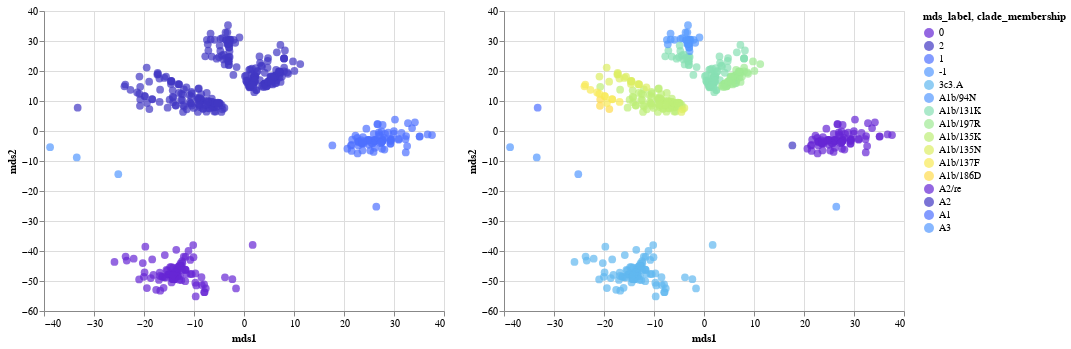

Write notebook code for a chart like this one.
### Code cell
chart_12_mds = scatterplot_with_tooltip_interactive(merged_mds_df,'mds1','mds2','mds1','mds2',['strain','clade_membership', 'mds_label'],'mds_label:N', domain, range_)
domain =  merged_mds_df["clade_membership"].drop_duplicates().values
chart_12_clade = scatterplot_with_tooltip_interactive(merged_mds_df,'mds1','mds2','mds1','mds2',['strain','clade_membership', 'mds_label'],'clade_membership:N', domain, range_)
chart_12_mds|chart_12_clade

### Figure 1 — Vega-Lite specification as saved in the notebook (floating-point values rounded to 4 significant figures; data arrays with more than 128 entries replaced by an {"elided": "..."} marker saying what was removed)
{"config": {"view": {"continuousWidth": 400, "continuousHeight": 300}}, "hconcat": [{"mark": {"type": "circle", "size": 60}, "encoding": {"color": {"type": "nominal", "field": "mds_label", "scale": {"domain": [0.0, 2.0, 1.0, -1.0], "range": ["#6626d4", "#4138c3", "#4e70ff", "#5499ff", "#61b8f0", "#5499ff", "#87dfb3", "#a0e994", "#bdee78", "#ddee64", "#f8e957", "#ffdb4e"]}}, "tooltip": [{"type": "nominal", "field": "strain"}, {"type": "nominal", "field": "clade_membership"}, {"type": "quantitative", "field": "mds_label"}], "x": {"type": "quantitative", "field": "mds1", "title": "mds1"}, "y": {"type": "quantitative", "field": "mds2", "title": "mds2"}}, "selection": {"selector147": {"type": "interval", "bind": "scales", "encodings": ["x", "y"]}}}, {"mark": {"type": "circle", "size": 60}, "encoding": {"color": {"type": "nominal", "field": "clade_membership", "scale": {"domain": ["3c3.A", "A1b/94N", "A1b/131K", "A1b/197R", "A1b/135K", "A1b/135N", "A1b/137F", "A1b/186D", "A2/re", "A2", "A1", "A3"], "range": ["#6626d4", "#4138c3", "#4e70ff", "#5499ff", "#61b8f0", "#5499ff", "#87dfb3", "#a0e994", "#bdee78", "#ddee64", "#f8e957", "#ffdb4e"]}}, "tooltip": [{"type": "nominal", "field": "strain"}, {"type": "nominal", "field": "clade_membership"}, {"type": "quantitative", "field": "mds_label"}], "x": {"type": "quantitative", "field": "mds1", "title": "mds1"}, "y": {"type": "quantitative", "field": "mds2", "title": "mds2"}}, "selection": {"selector149": {"type": "interval", "bind": "scales", "encodings": ["x", "y"]}}}], "data": {"name": "data-f88a8d35cde6246e092f74c1473a0f6c"}, "$schema": "https://vega.github.io/schema/vega-lite/v4.8.1.json", "datasets": {"data-f88a8d35cde6246e092f74c1473a0f6c": {"elided": "474 records"}}}
